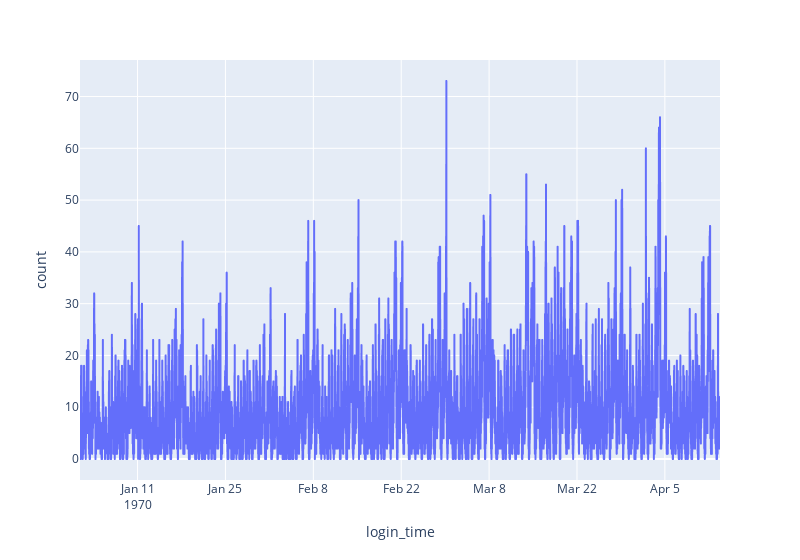

Write notebook code for a chart like this one.
### Code cell
_ = df_15_min.plot(kind='line')
_ = plt.gcf().set_size_inches(15,6)
_ = plt.show()
# plotly graph as it's easier to read off the values 
fig = px.line(df_15_min, x= df_15_min.index, y= 'count', width = 800)
fig.show()

### Figure 1 — Plotly figure (JSON) as saved in the notebook; plotly's stock layout.template omitted (floating-point values rounded to 4 significant figures; data arrays with more than 128 entries replaced by an {"elided": "..."} marker saying what was removed)
{"data": [{"hovertemplate": "login_time=%{x}<br>count=%{y}<extra></extra>", "legendgroup": "", "line": {"color": "#636efa", "dash": "solid"}, "mode": "lines", "name": "", "showlegend": false, "type": "scattergl", "x": {"elided": "9788 str values"}, "xaxis": "x", "y": {"elided": "9788 int values"}, "yaxis": "y"}], "layout": {"legend": {"tracegroupgap": 0}, "margin": {"t": 60}, "width": 800, "xaxis": {"anchor": "y", "domain": [0, 1], "title": {"text": "login_time"}}, "yaxis": {"anchor": "x", "domain": [0, 1], "title": {"text": "count"}}}}
